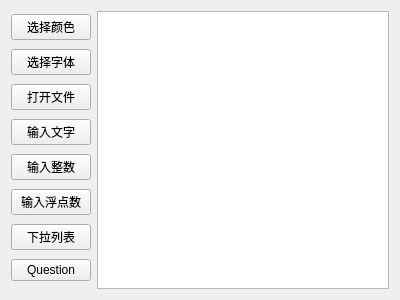
<?xml version="1.0" encoding="UTF-8"?>
<ui version="4.0">
 <class>MainWidget</class>
 <widget class="QWidget" name="MainWidget">
  <property name="geometry">
   <rect>
    <x>0</x>
    <y>0</y>
    <width>400</width>
    <height>300</height>
   </rect>
  </property>
  <property name="windowTitle">
   <string>MainWidget</string>
  </property>
  <layout class="QHBoxLayout" name="horizontalLayout">
   <item>
    <layout class="QVBoxLayout" name="verticalLayout">
     <item>
      <widget class="QPushButton" name="BtnSelectColor">
       <property name="text">
        <string>选择颜色</string>
       </property>
      </widget>
     </item>
     <item>
      <widget class="QPushButton" name="BtnSelectFont">
       <property name="text">
        <string>选择字体</string>
       </property>
      </widget>
     </item>
     <item>
      <widget class="QPushButton" name="pushButton">
       <property name="text">
        <string>打开文件</string>
       </property>
      </widget>
     </item>
     <item>
      <widget class="QPushButton" name="BtnInputWord">
       <property name="text">
        <string>输入文字</string>
       </property>
      </widget>
     </item>
     <item>
      <widget class="QPushButton" name="BtnInputInt">
       <property name="text">
        <string>输入整数</string>
       </property>
      </widget>
     </item>
     <item>
      <widget class="QPushButton" name="BtnInputFloat">
       <property name="text">
        <string>输入浮点数</string>
       </property>
      </widget>
     </item>
     <item>
      <widget class="QPushButton" name="BtnInputCombox">
       <property name="text">
        <string>下拉列表</string>
       </property>
      </widget>
     </item>
     <item>
      <widget class="QPushButton" name="BtnQuestion">
       <property name="text">
        <string>Question</string>
       </property>
      </widget>
     </item>
    </layout>
   </item>
   <item>
    <widget class="QPlainTextEdit" name="plainTextEdit"/>
   </item>
  </layout>
 </widget>
 <layoutdefault spacing="6" margin="11"/>
 <resources/>
 <connections/>
</ui>
